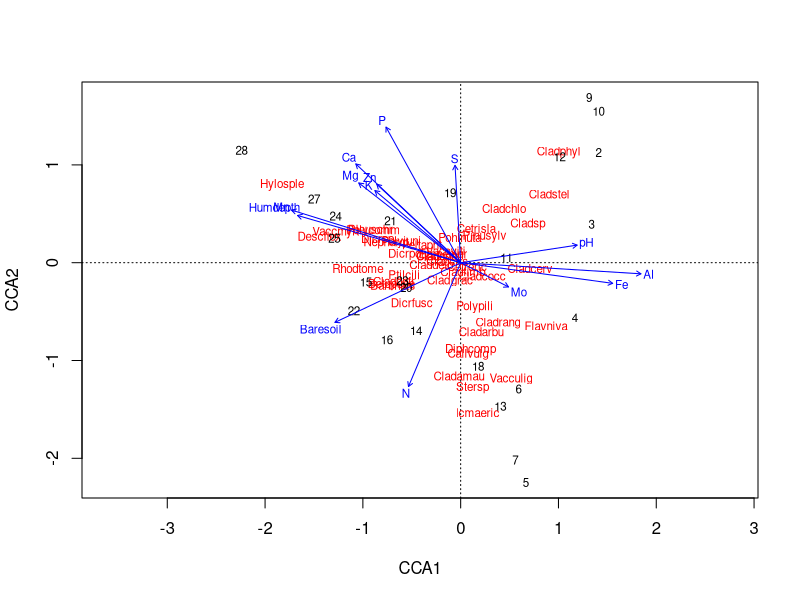
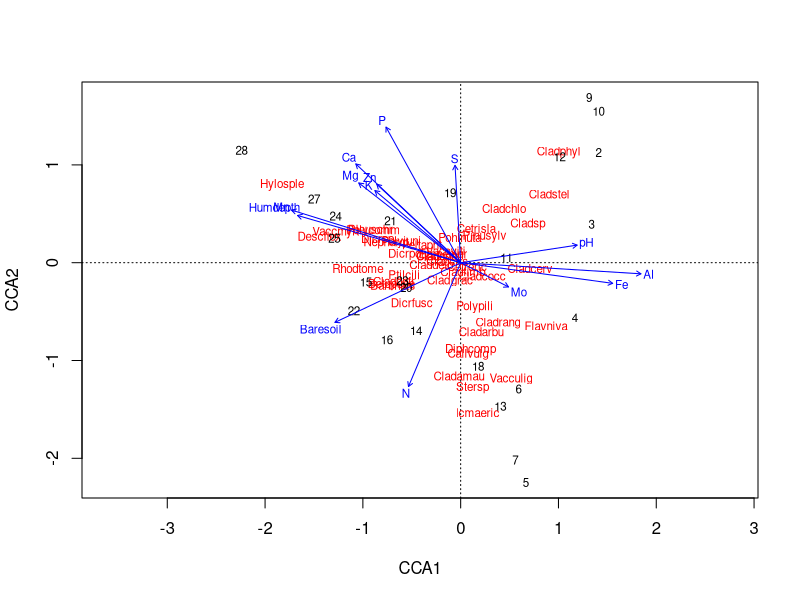
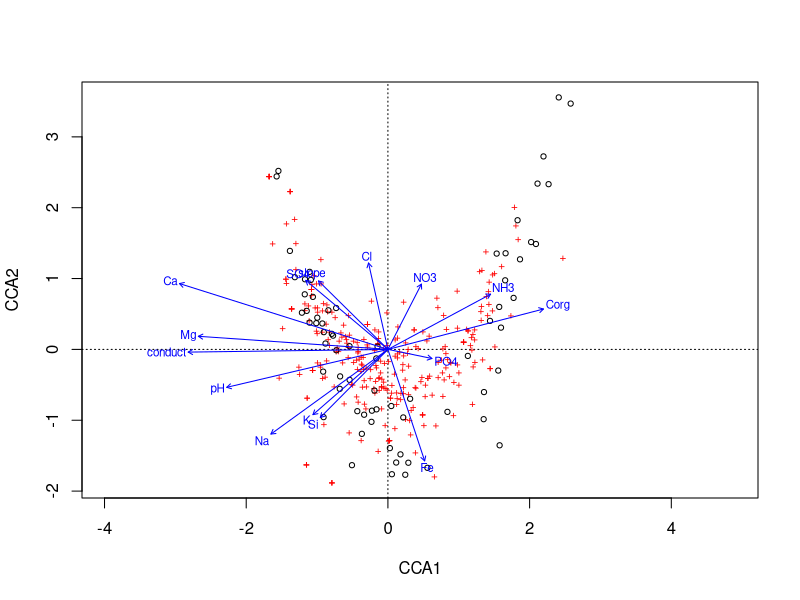
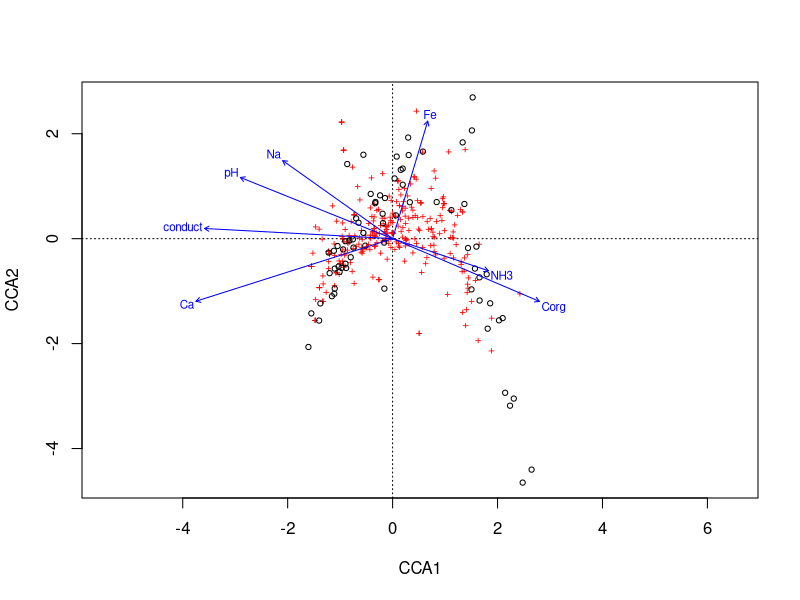
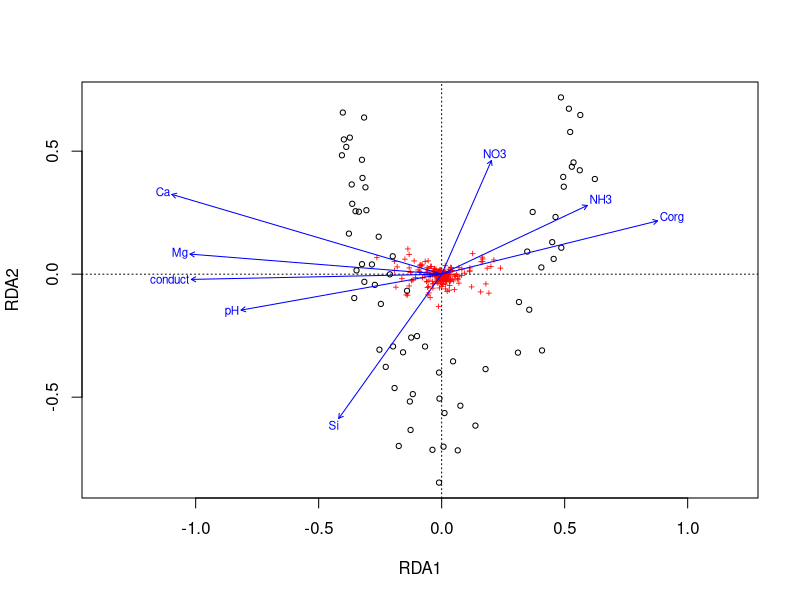

Here is the R script that generated these plots, in order:
## ---- chunk 1
knitr::opts_chunk$set(comment=NA, fig.align = "center",
                      out.width = "0.7\\linewidth",
                      echo = TRUE, message = TRUE, warning = TRUE,
                      cache = TRUE)
knitr::knit_hooks$set(crop.plot = knitr::hook_pdfcrop)
## ---- chunk 2
library("vegan")
data(varespec)
data(varechem)
## ---- chunk 3
cca1 <- cca(varespec ~ ., data = varechem)
cca1
## ---- chunk 4
rda1 <- rda(varespec ~ ., data = varechem)
rda1
## ---- chunk 5
eigenvals(cca1)
## ---- chunk 6
str(scores(cca1, choices = 1:4, display = c("species","sites")), max = 1)
head(scores(cca1, choices = 1:2, display = "sites"))
## ---- chunk 7
scores(cca1, choices = 1:2, display = "species", scaling = 3)
## ---- chunk 8
pcca <- cca(X = varespec,
            Y = varechem[, "Ca", drop = FALSE],
            Z = varechem[, "pH", drop = FALSE])
pcca <- cca(varespec ~ Ca + Condition(pH), data = varechem) ## easier!
## ---- chunk 9
plot(cca1)
## ---- chunk 10
plot(cca1)
## ---- chunk 11
vare.cca <- cca(varespec ~ Al + P*(K + Baresoil), data = varechem)
vare.cca
## ---- chunk 12
upr <- cca(varespec ~ ., data = varechem)
lwr <- cca(varespec ~ 1, data = varechem)
set.seed(1)
mods <- ordistep(lwr, scope = formula(upr), trace = 0)
## ---- chunk 13
mods
## ---- chunk 14
mods$anova
## ---- chunk 15
mods2 <- step(upr, scope = list(lower = formula(lwr), upper = formula(upr)), trace = 0,
              test = "perm")
mods2
## ---- chunk 16
set.seed(42)
(perm <- anova(cca1))
## ---- chunk 17
args(anova.cca)
## ---- chunk 18
set.seed(1)
anova(mods, by = "axis")
## ---- chunk 19
set.seed(5)
anova(mods, by = "terms")
## ---- chunk 20
set.seed(10)
anova(mods, by = "margin")
## ---- chunk 21
## load vegan
library("vegan")

## load the data
spp <- read.csv("data/meadow-spp.csv", header = TRUE, row.names = 1)
env <- read.csv("data/meadow-env.csv", header = TRUE, row.names = 1)
## ---- chunk 22
m1 <- cca(spp ~ ., data = env)
set.seed(32)
anova(m1)
## ---- chunk 23
plot(m1)
## ---- chunk 24
set.seed(67)
lwr <- cca(spp ~ 1, data = env)
m2 <- ordistep(lwr, scope = formula(m1), trace = FALSE)
m2
## ---- chunk 25
plot(m2)
## ---- chunk 26
m2$anova
## ---- chunk 27
spph <- decostand(spp, method = "hellinger")
m3 <- rda(spph ~ ., data = env)
lwr <- rda(spph ~ 1, data = env)
m4 <- ordistep(lwr, scope = formula(m3), trace = FALSE)
## ---- chunk 28
plot(m4)
## ---- chunk 29
m5 <- ordiR2step(lwr, scope = formula(m3), trace = FALSE)
m5$anova
## ---- chunk 30
head(goodness(mods))
head(goodness(mods, summarize = TRUE))
## ---- chunk 31
head(inertcomp(mods, proportional = TRUE))
## ---- chunk 32
spenvcor(mods)
## ---- chunk 33
intersetcor(mods)
## ---- chunk 34
shuffle(10, control = how(within = Within(type = "series")))
## ---- chunk 35
set.seed(4)
h <- how(within = Within(type = "grid", ncol = 3, nrow = 3))
perm <- shuffle(9, control = h)
## ---- chunk 36
matrix(perm, ncol = 3)
## ---- chunk 37
plt <- gl(3, 10)
h <- how(within = Within(type = "series"), plots = Plots(strata = plt))
## ---- chunk 38
args(Within)
args(Plots)
## ---- chunk 39
args(how)
## ---- chunk 40
plt <- gl(3, 10)
h <- how(within = Within(type = "series"), plots = Plots(strata = plt))
set.seed(4)
p <- shuffle(30, control = h)
do.call("rbind", split(p, plt)) ## look at perms in context
## ---- chunk 41
plt <- gl(3, 10)
h <- how(within = Within(type = "series", constant = TRUE), plots = Plots(strata = plt))
set.seed(4)
p <- shuffle(30, control = h)
do.call("rbind", split(p, plt)) ## look at perms in context
## ---- chunk 42
## Analyse the Ohraz data Case study 5 of Leps & Smilauer

## load vegan
library("vegan")

## load the data
spp <- read.csv("data/ohraz-spp.csv", header = TRUE, row.names = 1)
env <- read.csv("data/ohraz-env.csv", header = TRUE, row.names = 1)
molinia <- spp[, 1]
spp <- spp[, -1]

## Year as numeric
env <- transform(env, year = as.numeric(as.character(year)))
## ---- chunk 43
## hypothesis 1
c1 <- rda(spp ~ year + year:mowing + year:fertilizer +
          year:removal + Condition(plotid), data = env)

h <- how(within = Within(type = "none"),
         plots = Plots(strata = env$plotid, type = "free"))
set.seed(42)

anova(c1, permutations = h, model = "reduced")
anova(c1, permutations = h, model = "reduced", by = "axis")
## ---- chunk 44
## hypothesis 2
c2 <- rda(spp ~ year:mowing + year:fertilizer + year:removal +
          Condition(year + plotid), data = env)
anova(c2, permutations = h, model = "reduced")
anova(c2, permutations = h, model = "reduced", by = "axis")
